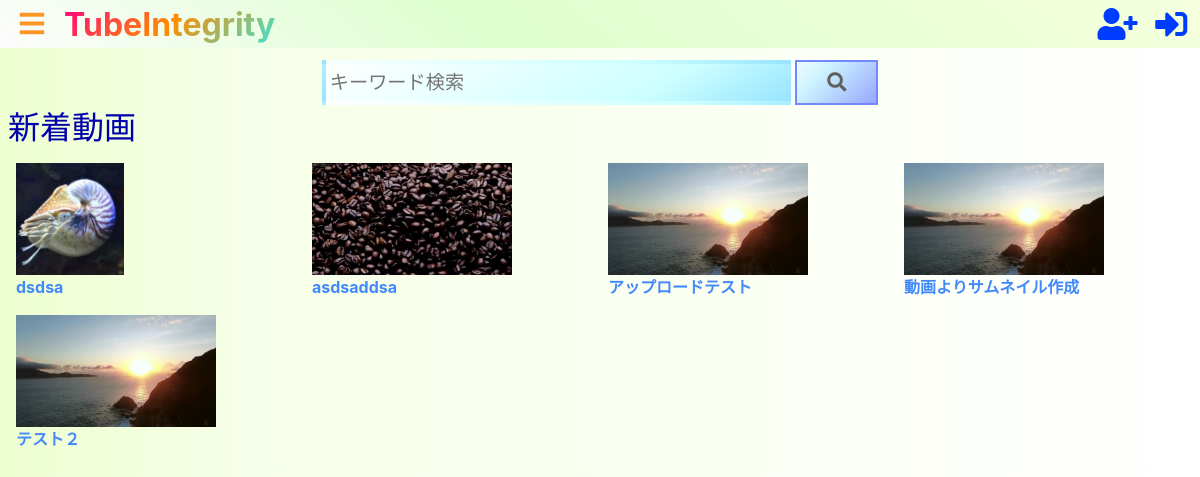
Before: / with the older database file.
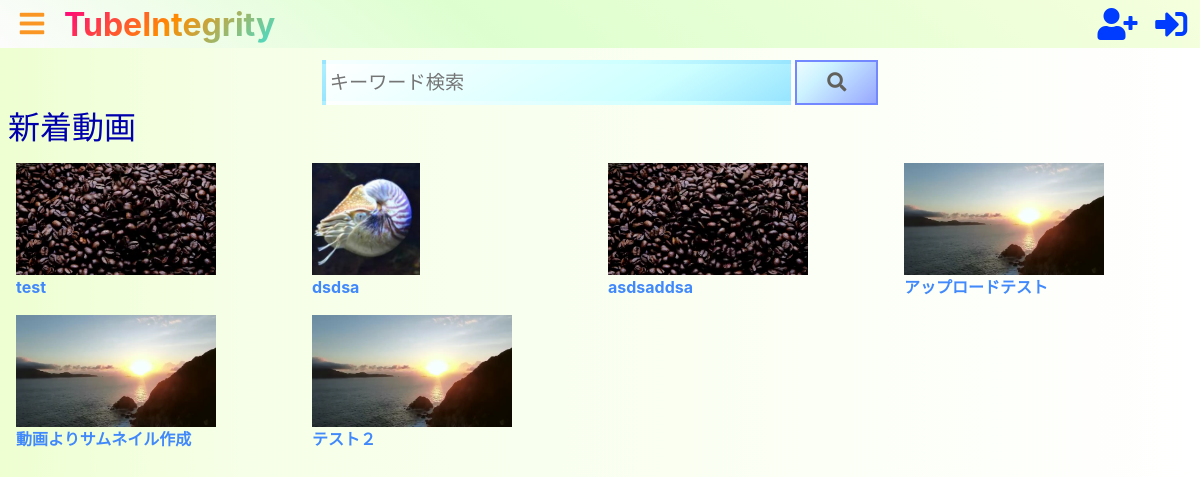
After: the same page with the newer database file.
### tube/models.py (models this page shows, shortened)
class Video(models.Model):
    class Meta:
        db_table = "video"
    id       = models.UUIDField(default=uuid.uuid4, primary_key=True, editable=False )
    category = models.ForeignKey(Category, verbose_name="カテゴリ", on_delete=models.PROTECT)
    dt       = models.DateTimeField(verbose_name="投稿日", default=timezone.now)
    title        = models.CharField(verbose_name="タイトル", max_length=50)
    description  = models.CharField(verbose_name="動画説明文", max_length=300)
    movie        = models.FileField(verbose_name="動画", upload_to="tube/movie", blank=True)
    thumbnail    = models.ImageField(verbose_name="サムネイル", upload_to="tube/thumbnail/", null=True)
    user         = models.ForeignKey(settings.AUTH_USER_MODEL, verbose_name="投稿者", on_delete=models.CASCADE)
    edited       = models.BooleanField(default=False)
    mime         = models.TextField(verbose_name="MIMEタイプ", null=True)
    views        = models.IntegerField(verbose_name="再生回数", default=0, validators=[MinValueValidator(0)])

### tube/views.py (the view)
class IndexView(views.APIView):
    def get(self, request, *args, **kwargs):
        latests = Video.objects.all().order_by("-dt")[:DEFAULT_VIDEO_AMOUNT]
        if request.user.is_authenticated:
            histories   = History.objects.filter(user=request.user.id).order_by("?")[:DEFAULT_VIDEO_AMOUNT]
        else:
            histories   = False
        '''
        paginator  = Paginator(latests,7)


        if "page" in request.GET:
            latests    = paginator.get_page(request.GET["page"])
        else:
            latests    = paginator.get_page(1)
        '''
        context = {"latests": latests,
                   "histories":histories,}
        return render(request, "tube/index.html", context)

### templates/tube/index.html (shortened to what this page needs)
{% extends "tube/base.html" %}
{% load static %}
{% load param_change %}
{% block main %}
{% block extra_head %}
{{ block.super }}
{% endblock %}
{% include "tube/search_form.html" %}
    <h2 class="violet">新着動画</h2>
    <div class="video_content_list">
        {% for latest in latests %}
        <div class="video_content">
            <a class="video_content_link" href="{% url 'tube:single' latest.id %}">
                {% if latest.thumbnail %}
                <img class="video_thumbnail" src="/media/{{ latest.thumbnail }}" alt="{{ latest.title }}">
                {% else %}
                <img class="video_thumbnail" src="{% static 'tube/img/no-img.png' %}" alt="{{ latest.title }}">
                {% endif %}
                <div class="video_title">{{ latest.title }}</div>
            </a>
        </div>
        {% empty %}
        <div class="video_content">動画がありません</div>
        {% endfor %}
    </div>
{% endblock %}

Changed rows visible on the page:
added Video: thumbnail (picture), title "test"
